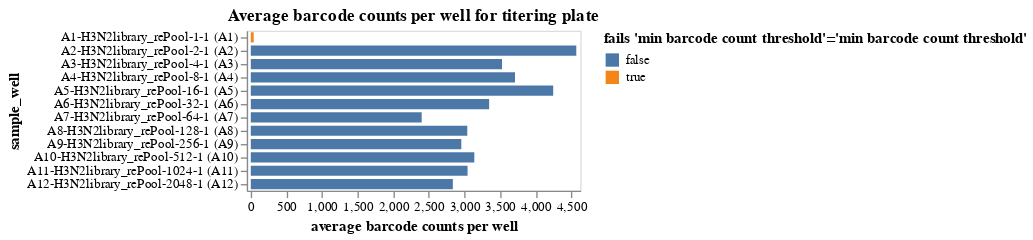

Write notebook code for a chart like this one.
### Markdown cell above
Plot average counts per barcode.
If a sample has inadequate barcode counts, it may not have good enough statistics for accurate analysis, and a QC-threshold is applied:

### Code cell
avg_barcode_counts = (
    counts.groupby(
        ["well", "sample_well"],
        dropna=False,
        as_index=False,
    )
    .aggregate(avg_count=pd.NamedAgg("count", "mean"))
    .assign(
        fails_qc=lambda x: (
            x["avg_count"] < 500
        ),
    )
)

avg_barcode_counts_chart = (
    alt.Chart(avg_barcode_counts)
    .encode(
        alt.X(
            "avg_count",
            title="average barcode counts per well",
            scale=alt.Scale(nice=False, padding=3),
        ),
        alt.Y("sample_well", sort=sample_wells),
        alt.Color(
            "fails_qc",
            title=f"fails {'min barcode count threshold'=}",
            legend=alt.Legend(titleLimit=500),
        ),
        tooltip=[
            alt.Tooltip(c, format=".3g") if avg_barcode_counts[c].dtype == float else c
            for c in avg_barcode_counts.columns
        ],
    )
    .mark_bar(height={"band": 0.85})
    .properties(
        height=alt.Step(10),
        width=250,
        title=f"Average barcode counts per well for titering plate",
    )
    .configure_axis(grid=False)
)

display(avg_barcode_counts_chart)

# drop wells failing QC
avg_barcode_counts_per_well_drops = list(avg_barcode_counts.query("fails_qc")["well"])

### Figure 1 — Vega-Lite specification as saved in the notebook (floating-point values rounded to 4 significant figures)
{"config": {"view": {"continuousWidth": 300, "continuousHeight": 300}, "axis": {"grid": false}}, "data": {"name": "data-695c8b65b49452c299529950739171b7"}, "mark": {"type": "bar", "height": {"band": 0.85}}, "encoding": {"color": {"field": "fails_qc", "legend": {"titleLimit": 500}, "title": "fails 'min barcode count threshold'='min barcode count threshold'", "type": "nominal"}, "tooltip": [{"field": "well", "type": "nominal"}, {"field": "sample_well", "type": "nominal"}, {"field": "avg_count", "format": ".3g", "type": "quantitative"}, {"field": "fails_qc", "type": "nominal"}], "x": {"field": "avg_count", "scale": {"nice": false, "padding": 3}, "title": "average barcode counts per well", "type": "quantitative"}, "y": {"field": "sample_well", "sort": ["A1-H3N2library_rePool-1-1 (A1)", "A1-H3N2library_rePool-1-1 (A1)", "A1-H3N2library_rePool-1-1 (A1)", "A1-H3N2library_rePool-1-1 (A1)", "A2-H3N2library_rePool-2-1 (A2)", "A2-H3N2library_rePool-2-1 (A2)", "A2-H3N2library_rePool-2-1 (A2)", "A2-H3N2library_rePool-2-1 (A2)", "A3-H3N2library_rePool-4-1 (A3)", "A3-H3N2library_rePool-4-1 (A3)", "A3-H3N2library_rePool-4-1 (A3)", "A3-H3N2library_rePool-4-1 (A3)", "A4-H3N2library_rePool-8-1 (A4)", "A4-H3N2library_rePool-8-1 (A4)", "A4-H3N2library_rePool-8-1 (A4)", "A4-H3N2library_rePool-8-1 (A4)", "A5-H3N2library_rePool-16-1 (A5)", "A5-H3N2library_rePool-16-1 (A5)", "A5-H3N2library_rePool-16-1 (A5)", "A5-H3N2library_rePool-16-1 (A5)", "A6-H3N2library_rePool-32-1 (A6)", "A6-H3N2library_rePool-32-1 (A6)", "A6-H3N2library_rePool-32-1 (A6)", "A6-H3N2library_rePool-32-1 (A6)", "A7-H3N2library_rePool-64-1 (A7)", "A7-H3N2library_rePool-64-1 (A7)", "A7-H3N2library_rePool-64-1 (A7)", "A7-H3N2library_rePool-64-1 (A7)", "A8-H3N2library_rePool-128-1 (A8)", "A8-H3N2library_rePool-128-1 (A8)", "A8-H3N2library_rePool-128-1 (A8)", "A8-H3N2library_rePool-128-1 (A8)", "A9-H3N2library_rePool-256-1 (A9)", "A9-H3N2library_rePool-256-1 (A9)", "A9-H3N2library_rePool-256-1 (A9)", "A9-H3N2library_rePool-256-1 (A9)", "A10-H3N2library_rePool-512-1 (A10)", "A10-H3N2library_rePool-512-1 (A10)", "A10-H3N2library_rePool-512-1 (A10)", "A10-H3N2library_rePool-512-1 (A10)", "A11-H3N2library_rePool-1024-1 (A11)", "A11-H3N2library_rePool-1024-1 (A11)", "A11-H3N2library_rePool-1024-1 (A11)", "A11-H3N2library_rePool-1024-1 (A11)", "A12-H3N2library_rePool-2048-1 (A12)", "A12-H3N2library_rePool-2048-1 (A12)", "A12-H3N2library_rePool-2048-1 (A12)", "A12-H3N2library_rePool-2048-1 (A12)"], "type": "nominal"}}, "height": {"step": 10}, "title": "Average barcode counts per well for titering plate", "width": 250, "$schema": "https://vega.github.io/schema/vega-lite/v5.16.3.json", "datasets": {"data-695c8b65b49452c299529950739171b7": [{"well": "A1", "sample_well": "A1-H3N2library_rePool-1-1 (A1)", "avg_count": 40.79, "fails_qc": true}, {"well": "A10", "sample_well": "A10-H3N2library_rePool-512-1 (A10)", "avg_count": 3139.0, "fails_qc": false}, {"well": "A11", "sample_well": "A11-H3N2library_rePool-1024-1 (A11)", "avg_count": 3044.0, "fails_qc": false}, {"well": "A12", "sample_well": "A12-H3N2library_rePool-2048-1 (A12)", "avg_count": 2837.0, "fails_qc": false}, {"well": "A2", "sample_well": "A2-H3N2library_rePool-2-1 (A2)", "avg_count": 4571.0, "fails_qc": false}, {"well": "A3", "sample_well": "A3-H3N2library_rePool-4-1 (A3)", "avg_count": 3528.0, "fails_qc": false}, {"well": "A4", "sample_well": "A4-H3N2library_rePool-8-1 (A4)", "avg_count": 3710.0, "fails_qc": false}, {"well": "A5", "sample_well": "A5-H3N2library_rePool-16-1 (A5)", "avg_count": 4247.0, "fails_qc": false}, {"well": "A6", "sample_well": "A6-H3N2library_rePool-32-1 (A6)", "avg_count": 3347.0, "fails_qc": false}, {"well": "A7", "sample_well": "A7-H3N2library_rePool-64-1 (A7)", "avg_count": 2399.0, "fails_qc": false}, {"well": "A8", "sample_well": "A8-H3N2library_rePool-128-1 (A8)", "avg_count": 3040.0, "fails_qc": false}, {"well": "A9", "sample_well": "A9-H3N2library_rePool-256-1 (A9)", "avg_count": 2956.0, "fails_qc": false}]}}
